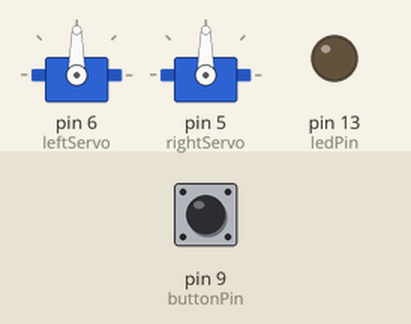
This sketch was run on a simulated Arduino Uno, built with avr-gcc and run on an emulated ATmega328P. On the bench: 2 × servo, output pins drawn as LEDs (lit = HIGH). The test bench sets the inputs (shaded band); at power-on: pin 9 (buttonPin) HIGH.

Above: at 0.8 s.
0.9 s: pin 9 (buttonPin) pulled LOW for 0.15 s
At 1.3 s:
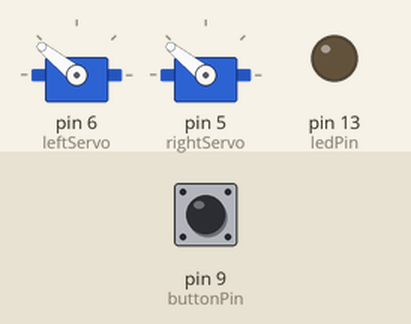
At 2.0 s:
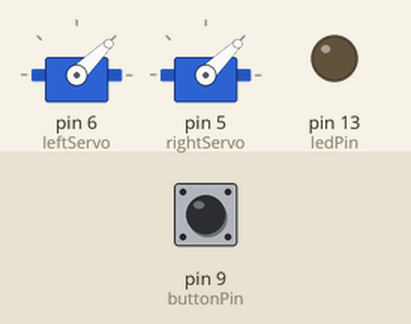
Timing chart, 0 to 3.9 s (numbered marks = the images above; inputs shaded):
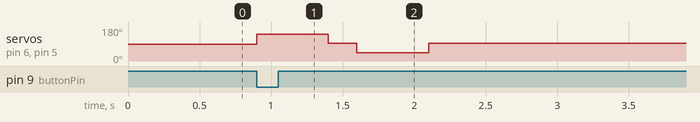

Measured:
- after the input at 0.9 s, servo on pin 6 (leftServo), servo on pin 5 (rightServo): 90° → 141° at once, → 93° 0.50 s later, → 44° 0.20 s later, → 93° 0.50 s later

The sketch:

Iot_Capstone_Robot_10mar16.ino
```cpp
#include <Servo.h>
#include "robotDefines.h"


//---------------------------------------------
void setup()
{
  pinMode(ledPin, OUTPUT);
  pinMode(buttonPin, INPUT_PULLUP);

  leftServo.attach(6);
  rightServo.attach(5);

  while(digitalRead(buttonPin))
 {
 }

 motorTurn (LEFT, 500);
 motorTurn (RIGHT, 500);

}


void loop()
{

}
```

motorFuntions.ino
```cpp
//---------------------------------------------
void motorStop(int time =200)
{
  leftServo.writeMicroseconds(1500);
  rightServo.writeMicroseconds(1500);
  delay(time);
}

//---------------------------------------------
void motorForward()
{
  leftServo.writeMicroseconds(1500 - power);
  rightServo.writeMicroseconds(1500 + power*adj);
}

//---------------------------------------------
void motorFwTime (unsigned int time)
{
  motorForward();
  delay (time);
  motorStop();
}

//---------------------------------------------
void motorBackward()
{
  leftServo.writeMicroseconds(1500 + power);
  rightServo.writeMicroseconds(1500 - power);
}

//---------------------------------------------
void motorTurn(int direction, int time)
{
  leftServo.writeMicroseconds(1500 - power*direction);
  rightServo.writeMicroseconds(1500 - power*direction);
  delay (time);
  motorStop();
}
```

robotDefines.h
```cpp
const int power = 500;
const int adj = 1;

const int ledPin = 13;
const int buttonPin = 9;

#define RIGHT 1
#define LEFT -1

Servo leftServo;
Servo rightServo;
```
